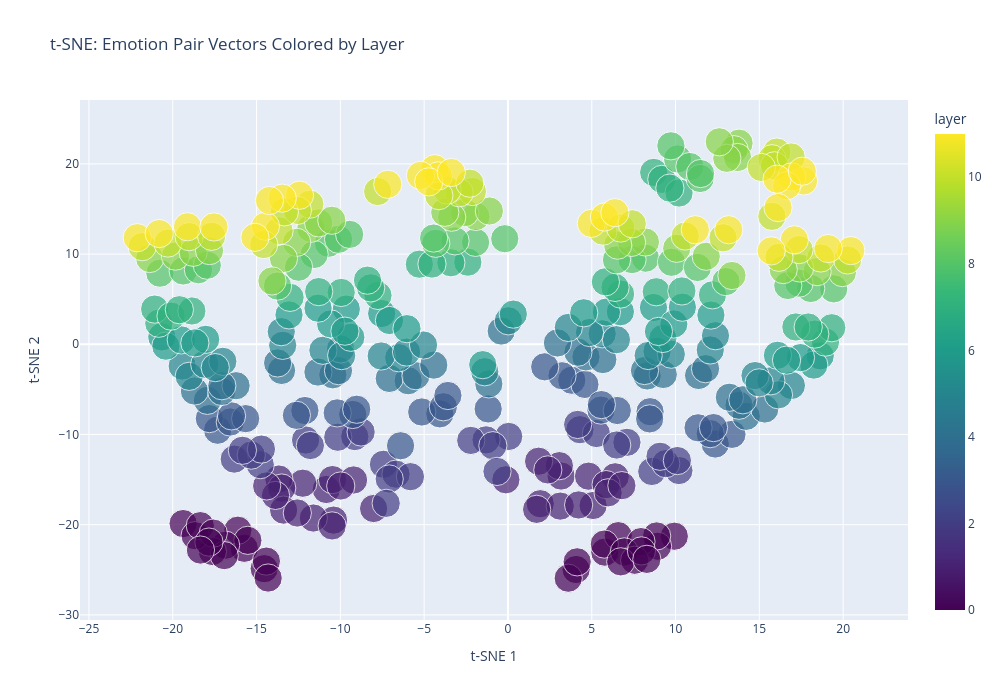

Notebook code cell kept with this figure:
### Code cell
# t-SNE colored by layer
fig = px.scatter(
    df_vectors,
    x='tsne1',
    y='tsne2',
    color='layer',
    size='mean_magnitude',
    hover_data=['layer', 'pair', 'mean_magnitude'],
    title='t-SNE: Emotion Pair Vectors Colored by Layer',
    labels={'tsne1': 't-SNE 1', 'tsne2': 't-SNE 2'},
    color_continuous_scale='Viridis',
    height=700,
    width=1000
)
fig.show()

### Figure 1 — Plotly figure (JSON) as saved in the notebook; plotly's stock layout.template omitted (floating-point values rounded to 4 significant figures; data arrays with more than 128 entries replaced by an {"elided": "..."} marker saying what was removed)
{"data": [{"customdata": {"elided": "360x3 mixed values"}, "hovertemplate": "t-SNE 1=%{x}<br>t-SNE 2=%{y}<br>mean_magnitude=%{customdata[2]}<br>layer=%{marker.color}<br>pair=%{customdata[1]}<extra></extra>", "legendgroup": "", "marker": {"color": {"elided": "360 int values"}, "coloraxis": "coloraxis", "size": {"elided": "360 float values"}, "sizemode": "area", "sizeref": 0.0025, "symbol": "circle"}, "mode": "markers", "name": "", "orientation": "v", "showlegend": false, "type": "scatter", "x": {"elided": "360 float values"}, "xaxis": "x", "y": {"elided": "360 float values"}, "yaxis": "y"}], "layout": {"coloraxis": {"colorbar": {"title": {"text": "layer"}}, "colorscale": [[0, "#440154"], [0.1111, "#482878"], [0.2222, "#3e4989"], [0.3333, "#31688e"], [0.4444, "#26828e"], [0.5556, "#1f9e89"], [0.6667, "#35b779"], [0.7778, "#6ece58"], [0.8889, "#b5de2b"], [1, "#fde725"]]}, "height": 700, "legend": {"itemsizing": "constant", "tracegroupgap": 0}, "title": {"text": "t-SNE: Emotion Pair Vectors Colored by Layer"}, "width": 1000, "xaxis": {"anchor": "y", "domain": [0, 1], "title": {"text": "t-SNE 1"}}, "yaxis": {"anchor": "x", "domain": [0, 1], "title": {"text": "t-SNE 2"}}}}
